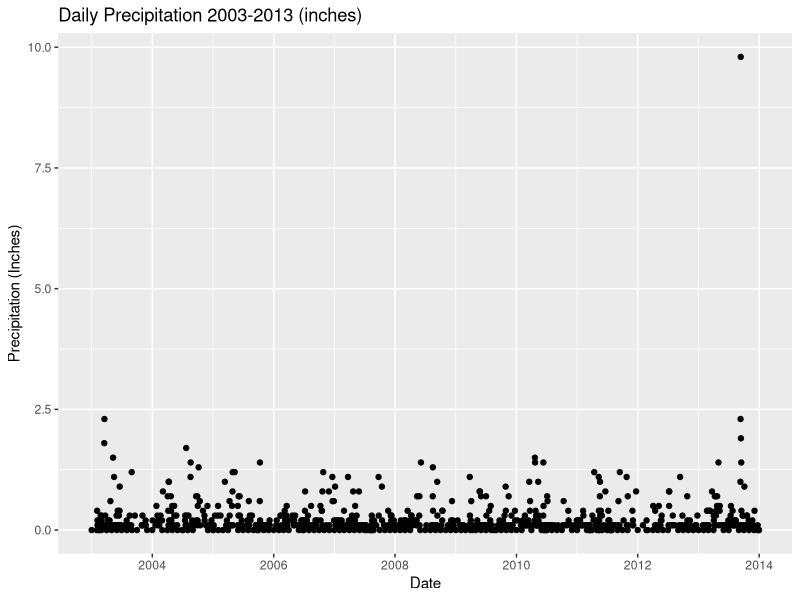
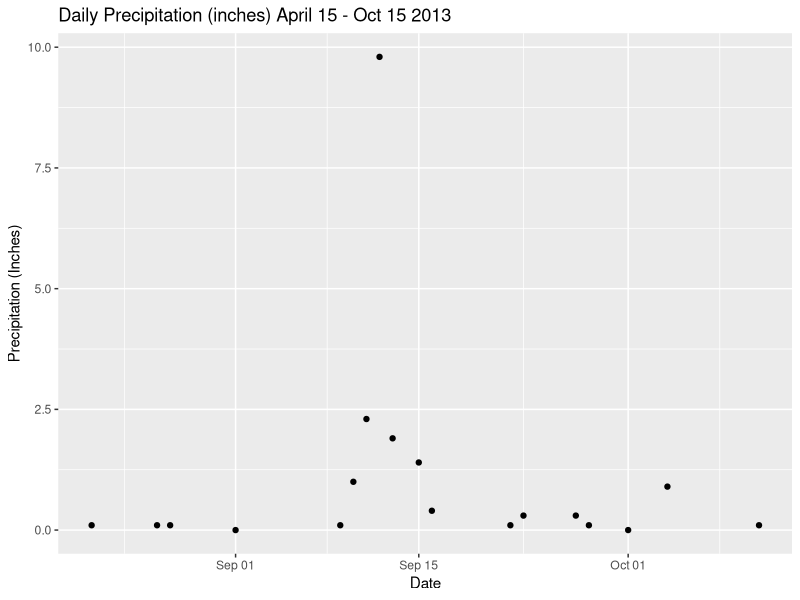
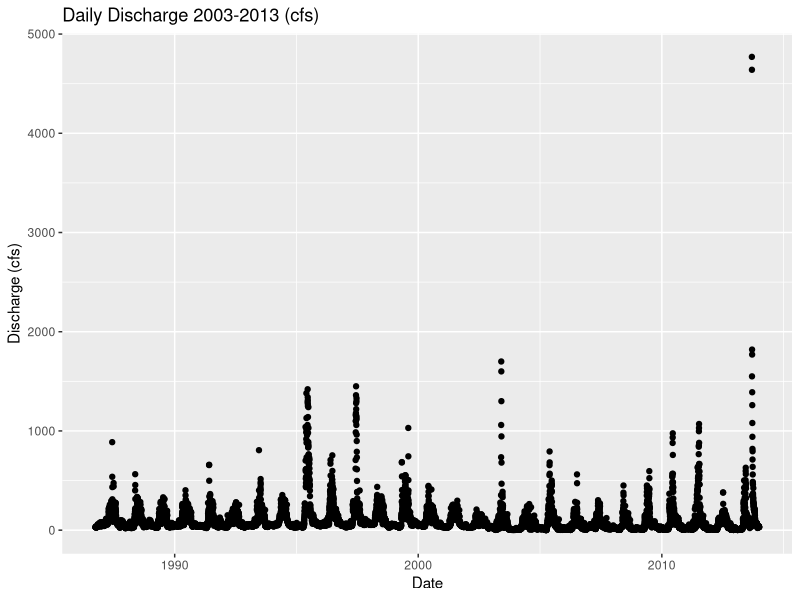
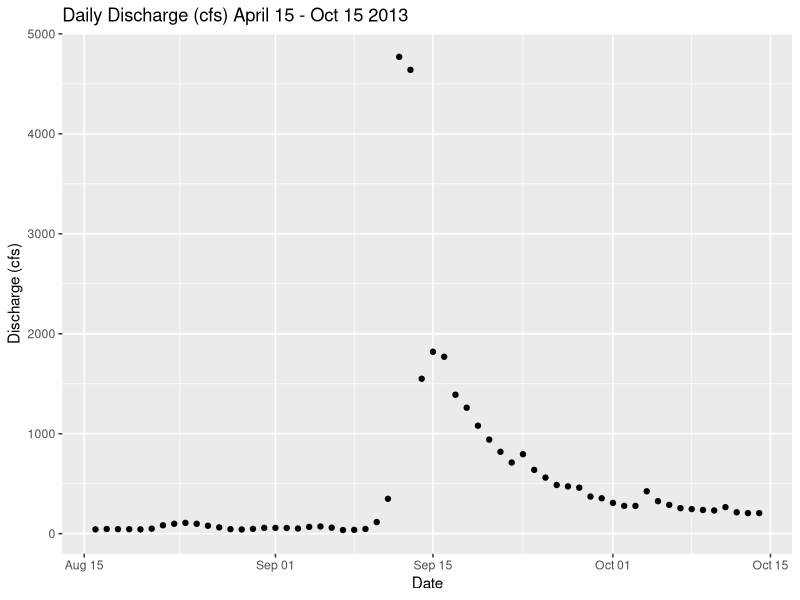

Here is the R script that generated these plots, in order:
## ---- chunk 1
knitr::opts_chunk$set(echo = TRUE)
## ---- chunk 2
library(ggplot2)
Precip<-read.csv("data/week-02/precipitation/805325-precip-dailysum-2003-2013.csv",na.strings = c("NA", "N/A", "MISSING",
"NO_RECORD", -9999, -999,999.99,
"?", ".", "....", ".....",
"*", "**", "***",
"****", "*****", "******",
" ", "-"))

head(Precip)
Precip$DATE<-  as.Date(Precip$DATE, "%m/%d/%y")

#Precip$DAILY_PRECIP[Precip$DAILY_PRECIP==999.99]<-0

ggplot(data = Precip,aes(x= DATE, y= DAILY_PRECIP))+
  geom_point()+
  labs(x = "Date",
      y = "Precipitation (Inches)",
      title = "Daily Precipitation 2003-2013 (inches)")

## ---- chunk 3

Precip_2013<-subset(Precip, DATE > as.Date("2013-08-15") & DATE < as.Date("2013-10-15"))
?subset

ggplot(data = Precip_2013,aes(x= DATE, y= DAILY_PRECIP))+
  geom_point()+
  labs(x = "Date",
      y = "Precipitation (Inches)",
      title = "Daily Precipitation (inches) April 15 - Oct 15 2013 ")
## ---- chunk 4
Q<-read.csv("data/week-02/discharge/06730200-discharge-daily-1986-2013.csv",na.strings = c("NA", "N/A", "MISSING",
"NO_RECORD", -9999, -999,999.99,
"?", ".", "....", ".....",
"*", "**", "***",
"****", "*****", "******",
" ", "-"))

head(Q)
Q$datetime<-  as.Date(Q$datetime, "%m/%d/%y")

#Precip$DAILY_PRECIP[Precip$DAILY_PRECIP==999.99]<-0

ggplot(data = Q,aes(x= datetime, y= disValue))+
  geom_point()+
  labs(x = "Date",
      y = "Discharge (cfs)",
      title = "Daily Discharge 2003-2013 (cfs)")
## ---- chunk 5

Q_2013<-subset(Q, datetime > as.Date("2013-08-15") & datetime < as.Date("2013-10-15"))


ggplot(data = Q_2013,aes(x= datetime, y= disValue))+
  geom_point()+
  labs(x = "Date",
    y = "Discharge (cfs)",
      title = "Daily Discharge (cfs) April 15 - Oct 15 2013")

